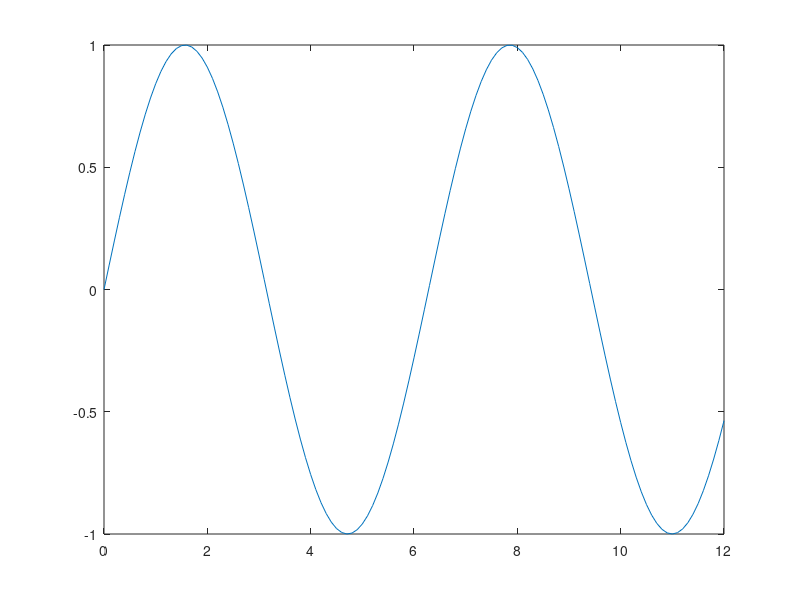

This chart was generated by the following MATLAB code:
% 1. Variables: falta definir d y e
a=1; b=100; c=1; d = 1; e = 10;

% 2. Sumar los parámetros:
suma1 = sum([a b c d e]);


% 3. Crear una variable s para G(s): falta encerrar entre comillas a s
s = tf('s');

% 4. Función de transferencia: falta multiplicar. Además tengo que borrar
% la variable 'sum' del workspace para que funcione correctamente 

Fs = (a*s+b)/(c*s^2+d*s+e);

% 5. Sumar los parámetros de nuevo: anteriormente declaré una variable sum
% y sum es una función reservada de Matlab. Hay que cambiar el nombre de la
% variable de arriba

suma_2 = sum([a b c d e]); 

% 6. Respuesta ante un escalón: acá hay que cambiar el orden [y, t]
[y, t] = step(s/(s^2+s));

% 7. Definir los vectores "t" y "x": se cambia el 0.5 por 0.1 para el paso
tx = 0 : 0.1 : 12;
x = sin(0 : 0.1 : 12);

% 8. Graficar "x" sobre "t":
plot(tx,x) 
